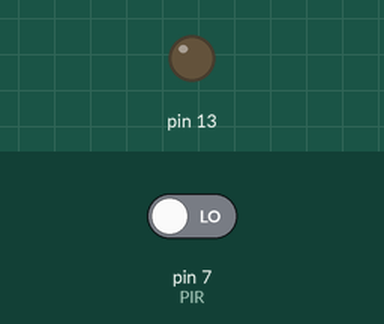
This sketch was run on a simulated Arduino Uno, built with avr-gcc and run on an emulated ATmega328P. On the bench: output pins drawn as LEDs (lit = HIGH). The test bench sets the inputs (shaded band); at power-on: pin 7 (PIR) LOW.

Above: at 1.2 s.
1.3 s: pin 7 (PIR) driven HIGH
At 2.1 s:
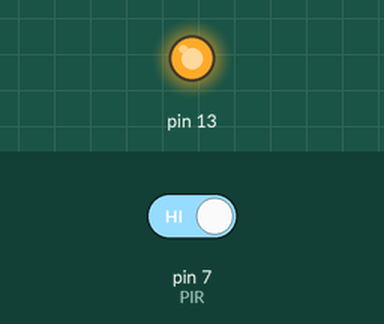
2.8 s: pin 7 (PIR) driven LOW
At 3.2 s:
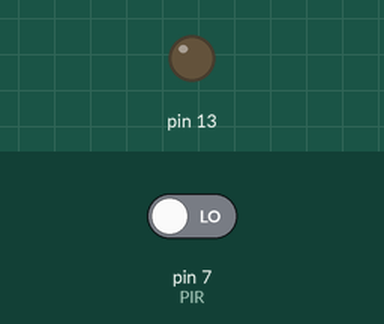
Timing chart, 0 to 5.8 s (numbered marks = the images above; inputs shaded):
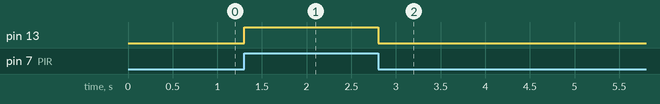

Measured:
- after the input at 1.3 s, pin 13: LOW → HIGH at once
- after the input at 2.8 s, pin 13: HIGH → LOW at once

The sketch:

PIR.ino
```cpp
int PIR= 7;
int led= 13;

void setup() {
  pinMode(7,INPUT);
  pinMode(13,OUTPUT);

}

void loop() {
  int sensor=digitalRead(PIR);
  if(sensor==1)
  {
    digitalWrite(13,HIGH);
  }
  else
  {
    digitalWrite(13,LOW);
  }

}
```
